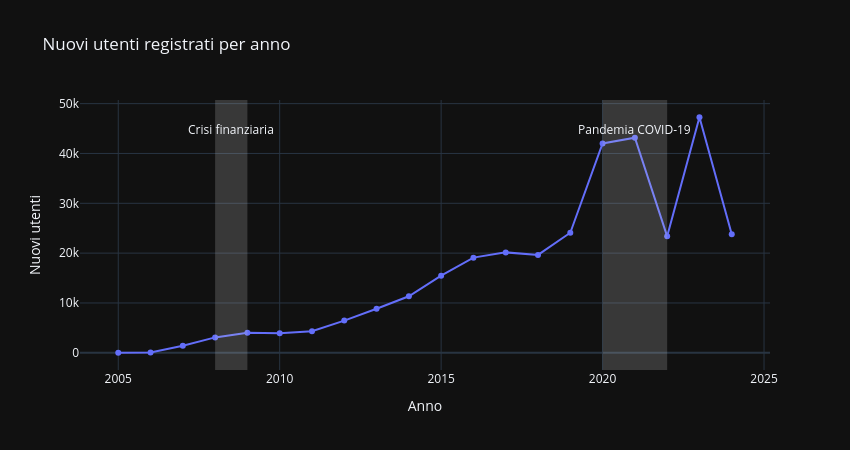

Notebook source saved alongside this figure:
### Code cell
df = df_profiles.copy()
df["joined"] = pd.to_datetime(df["joined"], errors="coerce")
df["joined_year"] = df["joined"].dt.year
users_per_year = (
    df.dropna(subset=["joined_year"]).groupby("joined_year")["username"].nunique().reset_index(name="new_users")
)
users_per_year["joined_year"] = users_per_year["joined_year"].astype(int)
users_per_year = users_per_year[users_per_year["joined_year"].between(2005, 2024)]
fig = px.line(
    users_per_year, x="joined_year", y="new_users", markers=True, title="Nuovi utenti registrati per anno",
    labels={
        "joined_year": "Anno", "new_users": "Nuovi utenti"
    }
)
fig.add_vrect(x0=2008, x1=2009, fillcolor="lightgrey", opacity=0.2, line_width=0)
fig.add_vrect(x0=2020, x1=2022, fillcolor="lightgrey", opacity=0.2, line_width=0)
fig.add_annotation(
    x=2008.5, y=users_per_year["new_users"].max() * 0.95, text="Crisi finanziaria", showarrow=False
)
fig.add_annotation(
    x=2021, y=users_per_year["new_users"].max() * 0.95, text="Pandemia COVID-19", showarrow=False
)
fig.update_layout(
    width=850, height=450
)
fig.show()

### Figure 1 — Plotly figure (JSON) as saved in the notebook; plotly's stock layout.template omitted (floating-point values rounded to 4 significant figures)
{"data": [{"hovertemplate": "Anno=%{x}<br>Nuovi utenti=%{y}<extra></extra>", "legendgroup": "", "line": {"color": "#636efa", "dash": "solid"}, "marker": {"symbol": "circle"}, "mode": "lines+markers", "name": "", "orientation": "v", "showlegend": false, "x": [2005, 2006, 2007, 2008, 2009, 2010, 2011, 2012, 2013, 2014, 2015, 2016, 2017, 2018, 2019, 2020, 2021, 2022, 2023, 2024], "xaxis": "x", "y": [9, 64, 1422, 3091, 4026, 3919, 4336, 6458, 8851, 11352, 15479, 19099, 20152, 19648, 24098, 42019, 43170, 23375, 47271, 23789], "yaxis": "y", "type": "scatter"}], "layout": {"xaxis": {"anchor": "y", "domain": [0.0, 1.0], "title": {"text": "Anno"}}, "yaxis": {"anchor": "x", "domain": [0.0, 1.0], "title": {"text": "Nuovi utenti"}}, "legend": {"tracegroupgap": 0}, "title": {"text": "Nuovi utenti registrati per anno"}, "shapes": [{"fillcolor": "lightgrey", "line": {"width": 0}, "opacity": 0.2, "type": "rect", "x0": 2008, "x1": 2009, "xref": "x", "y0": 0, "y1": 1, "yref": "y domain"}, {"fillcolor": "lightgrey", "line": {"width": 0}, "opacity": 0.2, "type": "rect", "x0": 2020, "x1": 2022, "xref": "x", "y0": 0, "y1": 1, "yref": "y domain"}], "annotations": [{"showarrow": false, "text": "Crisi finanziaria", "x": 2008.0, "y": 44910.0}, {"showarrow": false, "text": "Pandemia COVID-19", "x": 2021, "y": 44910.0}], "width": 850, "height": 450}}
